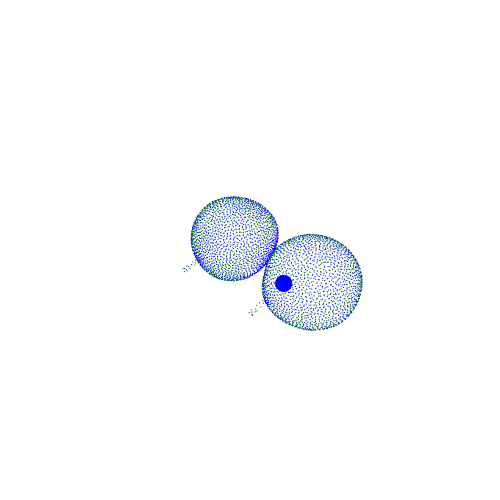
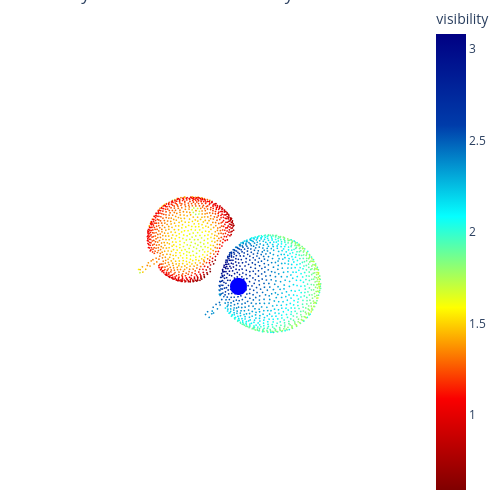

The cell these charts' notebook holds for them, in order:
### Code cell
import utils.visibility
import importlib
importlib.reload(utils.visibility)
from utils.visibility import visible_points, covisible_inds

folder = 'images/point_clouds/point_e/'
scale = 1
viewpoint = np.array([scale, scale, scale])

viewpoint_torch = torch.tensor(viewpoint, device=device)
device = torch.device("cuda" if torch.cuda.is_available() else "cpu")

pc_torch = torch.tensor(pc.coords, device=device)
viewpoint_torch = torch.tensor(viewpoint, device=device)
# plot_points(pc.coords, viewpoint, plot_viewpoint=False, out_file=folder + 'fotballs.eps', save=False)
visible_inds, visibility_scores = visible_points(pc_torch, viewpoint=viewpoint_torch, hpr_radius=2.1,
                                                 compute_weights=True)

visibility_scores = visibility_scores.cpu().numpy()
plot_points(pc.coords, viewpoint, plot_viewpoint=True, out_file=folder + 'fotballs_visible_VS.eps', save=False,
            points_special_inds=visible_inds)
pc_out = pc.coords[visible_inds]
plot_vs(pc_out, visibility_scores, viewpoint, point_size=1, plot_viewpoint=True)

### Figure 1 — Plotly figure (JSON) as saved in the notebook; plotly's stock layout.template omitted (floating-point values rounded to 4 significant figures; data arrays with more than 128 entries replaced by an {"elided": "..."} marker saying what was removed)
{"data": [{"marker": {"color": "blue", "opacity": 1, "size": 0.7}, "mode": "markers", "type": "scatter3d", "x": {"elided": "2482 float values"}, "y": {"elided": "2482 float values"}, "z": {"elided": "2482 float values"}}, {"marker": {"color": "green", "opacity": 1, "size": 0.7}, "mode": "markers", "type": "scatter3d", "x": {"elided": "1614 float values"}, "y": {"elided": "1614 float values"}, "z": {"elided": "1614 float values"}}, {"marker": {"color": "blue", "opacity": 1, "size": 10}, "mode": "markers", "type": "scatter3d", "x": [1], "y": [1], "z": [1]}], "layout": {"autosize": false, "height": 500, "margin": {"b": 0, "l": 0, "pad": 0, "r": 0, "t": 0}, "paper_bgcolor": "rgba(0,0,0,0)", "plot_bgcolor": "rgba(0,0,0,0)", "scene": {"camera": {"center": {"x": 0, "y": 0, "z": 0}, "eye": {"x": 1, "y": 1, "z": 1}, "up": {"x": 0, "y": 1, "z": 0}}, "xaxis": {"visible": false}, "yaxis": {"visible": false}, "zaxis": {"visible": false}}, "showlegend": false, "width": 500}}

### Figure 2 — Plotly figure (JSON) as saved in the notebook; plotly's stock layout.template omitted (floating-point values rounded to 4 significant figures; data arrays with more than 128 entries replaced by an {"elided": "..."} marker saying what was removed)
{"data": [{"hovertemplate": "x=%{x}<br>y=%{y}<br>z=%{z}<br>visibility=%{marker.color}<extra></extra>", "legendgroup": "", "marker": {"color": {"elided": "1614 float values"}, "coloraxis": "coloraxis", "size": 1, "symbol": "circle"}, "mode": "markers", "name": "", "scene": "scene", "showlegend": false, "type": "scatter3d", "x": {"elided": "1614 float values"}, "y": {"elided": "1614 float values"}, "z": {"elided": "1614 float values"}}, {"marker": {"color": "blue", "opacity": 1, "size": 10}, "mode": "markers", "type": "scatter3d", "x": [1], "y": [1], "z": [1]}], "layout": {"autosize": false, "coloraxis": {"colorbar": {"title": {"text": "visibility"}}, "colorscale": [[0, "rgb(128,0,0)"], [0.2, "rgb(250,0,0)"], [0.4, "rgb(255,255,0)"], [0.6, "rgb(5,255,255)"], [0.8, "rgb(0,60,170)"], [1, "rgb(0,0,131)"]]}, "height": 500, "legend": {"tracegroupgap": 0}, "margin": {"b": 0, "l": 0, "pad": 0, "r": 0, "t": 0}, "paper_bgcolor": "rgba(0,0,0,0)", "plot_bgcolor": "rgba(0,0,0,0)", "scene": {"camera": {"center": {"x": 0, "y": 0, "z": 0}, "eye": {"x": 1, "y": 1, "z": 1}, "up": {"x": 0, "y": 1, "z": 0}}, "domain": {"x": [0, 1], "y": [0, 1]}, "xaxis": {"title": {"text": "x"}, "visible": false}, "yaxis": {"title": {"text": "y"}, "visible": false}, "zaxis": {"title": {"text": "z"}, "visible": false}}, "showlegend": false, "title": {"text": "Visibility Score for Stanford Bunny"}, "width": 500}}
